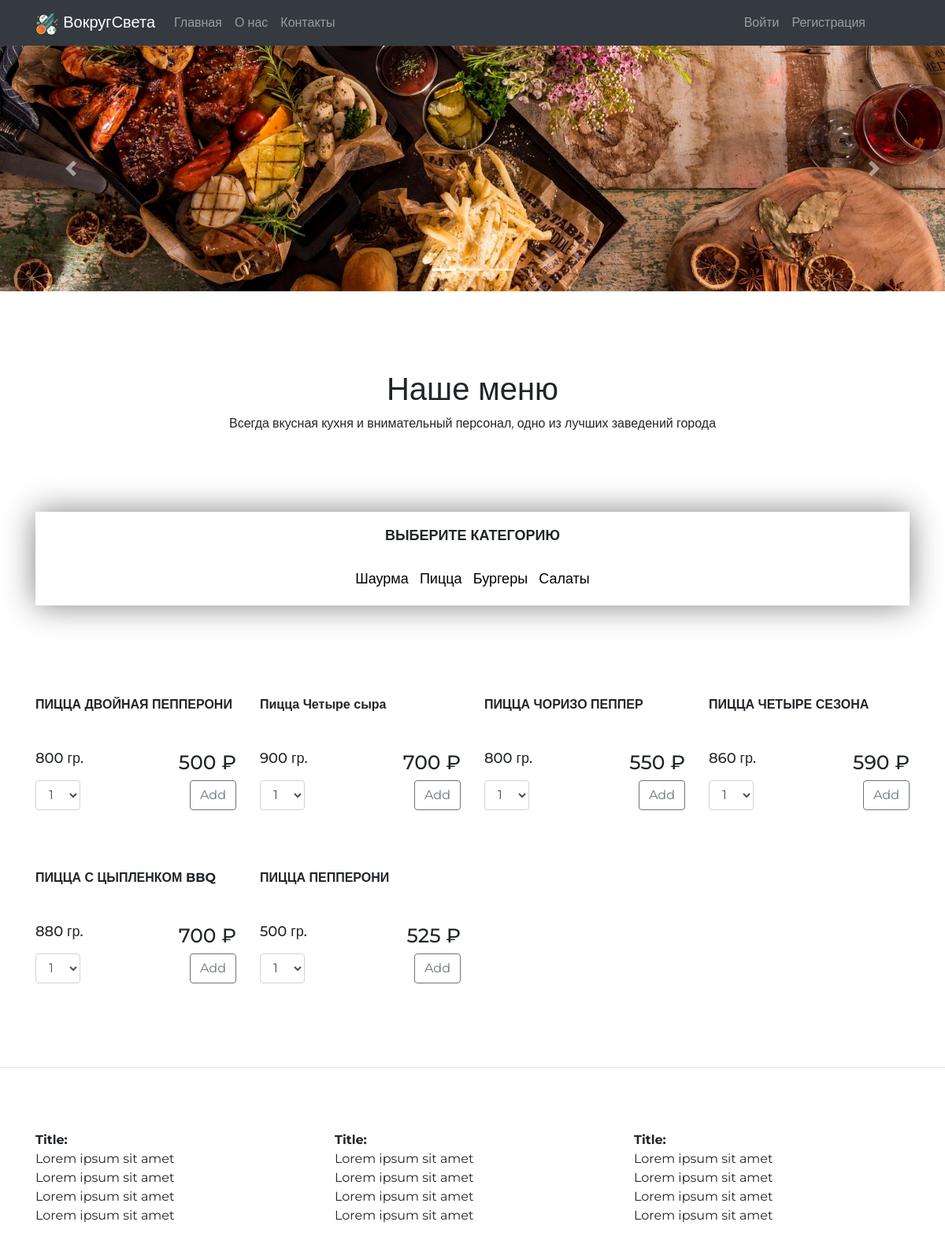
/Пицца/, run on the app's committed database.
### shop/models.py (models this page shows, shortened)
class Category(models.Model):
    name = models.TextField()

class Product(models.Model):
    name = models.TextField()
    description = models.TextField()
    weight = models.IntegerField()
    price = models.IntegerField()
    category = models.ForeignKey("Category", on_delete=models.CASCADE)
    image = models.ImageField(upload_to='products_pics')

### shop/views.py (the view, shortened to what this page needs)
# urls.py: path('<str:category>/', views.get_products , name="products-page"),
def get_products(request, category):
    print(request.method)
    categories = Category.objects.all()
    products = Product.objects.filter(category__name=category)
    context = {
        'categories' : categories,
        'products' : products,
        'category' : category
    }
    return render(request, template_name='shop/main.html', context=context)

### shop/templates/shop/main.html (shortened to what this page needs)
{% extends 'shop/base.html' %}
{% load static %}
{% block content %}
	<section class="carousel">
		<div id="carouselExampleIndicators" class="carousel slide" data-ride="carousel">
			<ol class="carousel-indicators">
			  <li data-target="#carouselExampleIndicators" data-slide-to="0" class="active"></li>
			  <li data-target="#carouselExampleIndicators" data-slide-to="1"></li>
			  <li data-target="#carouselExampleIndicators" data-slide-to="2"></li>
			</ol>
			<div class="carousel-inner">
			  <div class="carousel-item active">
				<img class="d-block w-100" src="{% static 'shop/images/carousel_image1.jpg' %}" alt="First slide">
			  </div>
			</div>
			<a class="carousel-control-prev" href="#carouselExampleIndicators" role="button" data-slide="prev">
			  <span class="carousel-control-prev-icon" aria-hidden="true"></span>
			</a>
			<a class="carousel-control-next" href="#carouselExampleIndicators" role="button" data-slide="next">
			  <span class="carousel-control-next-icon" aria-hidden="true"></span>
			</a>
		  </div>
	</section>
	<section class="delivery">
		<div class="container delivery">
			<div class="text-center headline">
				<h1>Наше меню</h1>
				<p class="subtitle">Всегда вкусная кухня и внимательный персонал, одно из лучших заведений города				</p>
			</div>
			<div class="row">
				<div class="col-xs-12 col-sm-12">
					<div class="categories">
						<h4>ВЫБЕРИТЕ КАТЕГОРИЮ</h4>
						<div class="categories_list">
						{% for category in categories %}
							<a href="{% url 'products-page' category.name %}">{{ category.name }}</a>
						{% endfor %}
						</div>
					</div>
				</div>
			</div>
			<div class="row">
				<div class="products">
				{% for product in products %}
					<div class="col-xs-12 col-sm-4 col-md-3">
						<div class="product">
							<div class="product-photo">
							</div>
							<div class="name">
								<strong>{{ product.name }}</strong>
							</div>
							<div class="price_weight">
								<div class="row">
									<div class="col-xs-6">
										<h4>{{ product.weight }} гр.</h4>
									</div>
									<div class="col-xs-6 text-right">
										<h3>{{ product.price }} ₽</h3>
									</div>
								</div>
							</div>
							<form method="POST" action="{% url 'products-page' category %}">
								<div class="row">
										<div class="col-xs-3">
											<select name="number" class="form-control" id="">
												<option value="1">1</option>
											</select>
										</div>
										<div class="col-xs-8 text-right">
											<button type="submit" class="btn btn-outline-secondary">Add</button>
										</div>
								</div>
							</form>
						</div>
					</div>
				{% endfor %}
				</div>
			</div>
			</div>
	</section>
{% endblock content %}

### shop/static/shop/style.css (style rules this page uses)
body { font-family: 'Montserrat', sans-serif; margin: 0; padding: 0; }
.categories { box-shadow: 0 0 40px rgb(0,0,0,0.5); padding: 20px; text-align: center; margin-bottom: 30px; }
.categories a { color: black; font-size: 18px; }
.categories h4 { font-size: 18px; font-weight: bold; }
.categories_list { margin-top: 30px; }
.categories_list a { margin-left: 5px; margin-right: 5px; }
.headline { margin-top: 100px; margin-bottom: 100px; }
.product { margin-bottom: 40px; }
.product .name { margin-top: 10px; height: 60px; }
.product .name strong { padding-left: 0px; }
.product .price_weight .row { margin-top: 10px; margin-left: 0; margin-right: 0; }
.product .price_weight .row .col-xs-6 h4 { font-size: 18px; }
.product .price_weight .row .col-xs-6 h3 { font-size: 25px; }
.product form .row { margin-left: 0; margin-right: 0; }
.products { margin-bottom: 50px; margin-top: 50px; }
.text-right { margin-left: auto; }
.name, .weight, .cost, .btn-outline-danger { margin-top: 10px; }
.col-xs-12 { width: 100%; }
.col-xs-1, .col-xs-2, .col-xs-3, .col-xs-4, .col-xs-5, .col-xs-6, .col-xs-7, .col-xs-8, .col-xs-9, .col-xs-10, .col-xs-11, .col-xs-12 { float: left; }

### data on the page
Category: name "Шаурма"
Category: name "Пицца"
Category: name "Бургеры"
Category: name "Салаты"
Product: name "ПИЦЦА ДВОЙНАЯ ПЕППЕРОНИ", weight "800", price "500"
Product: name "Пицца Четыре сыра", weight "900", price "700"
Product: name "ПИЦЦА ЧОРИЗО ПЕППЕР", weight "800", price "550"
Product: name "ПИЦЦА ЧЕТЫРЕ СЕЗОНА", weight "860", price "590"
Product: name "ПИЦЦА С ЦЫПЛЕНКОМ BBQ", weight "880", price "700"
Product: name "ПИЦЦА ПЕППЕРОНИ", weight "500", price "525"
